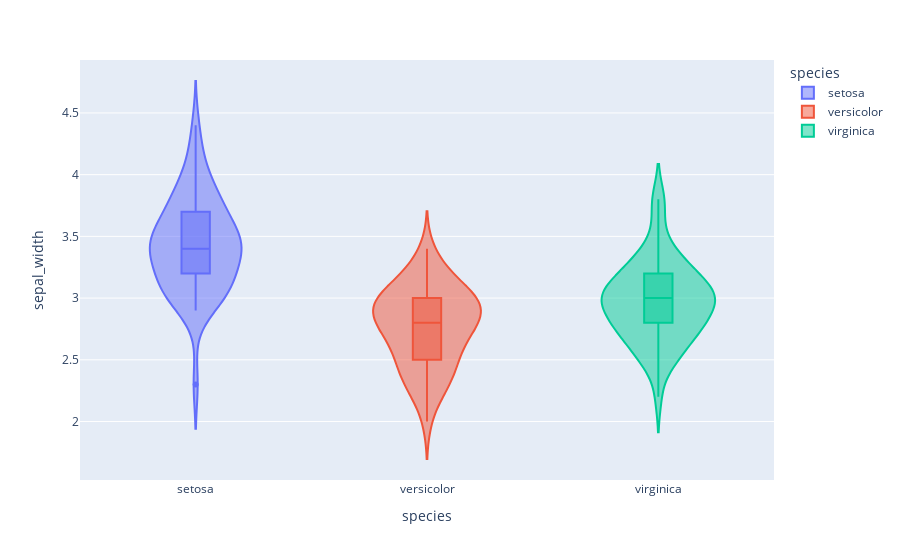

The notebook cell saved with this chart:
### Markdown cell above
# 5. Violin plot

### Code cell
# violon plot

fig5 = px.violin(df, x='species' , y='sepal_width', color = 'species', box=True)
fig5.show()
# save the plot
fig5.write_image("./output/fig5.png", scale=3)

### Figure 1 — Plotly figure (JSON) as saved in the notebook; plotly's stock layout.template omitted (floating-point values rounded to 4 significant figures)
{"data": [{"alignmentgroup": "True", "box": {"visible": true}, "hovertemplate": "species=%{x}<br>sepal_width=%{y}<extra></extra>", "legendgroup": "setosa", "marker": {"color": "#636efa"}, "name": "setosa", "offsetgroup": "setosa", "orientation": "v", "scalegroup": "True", "showlegend": true, "type": "violin", "x": ["setosa", "setosa", "setosa", "setosa", "setosa", "setosa", "setosa", "setosa", "setosa", "setosa", "setosa", "setosa", "setosa", "setosa", "setosa", "setosa", "setosa", "setosa", "setosa", "setosa", "setosa", "setosa", "setosa", "setosa", "setosa", "setosa", "setosa", "setosa", "setosa", "setosa", "setosa", "setosa", "setosa", "setosa", "setosa", "setosa", "setosa", "setosa", "setosa", "setosa", "setosa", "setosa", "setosa", "setosa", "setosa", "setosa", "setosa", "setosa", "setosa", "setosa"], "x0": " ", "xaxis": "x", "y": [3.5, 3.0, 3.2, 3.1, 3.6, 3.9, 3.4, 3.4, 2.9, 3.1, 3.7, 3.4, 3.0, 3.0, 4.0, 4.4, 3.9, 3.5, 3.8, 3.8, 3.4, 3.7, 3.6, 3.3, 3.4, 3.0, 3.4, 3.5, 3.4, 3.2, 3.1, 3.4, 4.1, 4.2, 3.1, 3.2, 3.5, 3.6, 3.0, 3.4, 3.5, 2.3, 3.2, 3.5, 3.8, 3.0, 3.8, 3.2, 3.7, 3.3], "y0": " ", "yaxis": "y"}, {"alignmentgroup": "True", "box": {"visible": true}, "hovertemplate": "species=%{x}<br>sepal_width=%{y}<extra></extra>", "legendgroup": "versicolor", "marker": {"color": "#EF553B"}, "name": "versicolor", "offsetgroup": "versicolor", "orientation": "v", "scalegroup": "True", "showlegend": true, "type": "violin", "x": ["versicolor", "versicolor", "versicolor", "versicolor", "versicolor", "versicolor", "versicolor", "versicolor", "versicolor", "versicolor", "versicolor", "versicolor", "versicolor", "versicolor", "versicolor", "versicolor", "versicolor", "versicolor", "versicolor", "versicolor", "versicolor", "versicolor", "versicolor", "versicolor", "versicolor", "versicolor", "versicolor", "versicolor", "versicolor", "versicolor", "versicolor", "versicolor", "versicolor", "versicolor", "versicolor", "versicolor", "versicolor", "versicolor", "versicolor", "versicolor", "versicolor", "versicolor", "versicolor", "versicolor", "versicolor", "versicolor", "versicolor", "versicolor", "versicolor", "versicolor"], "x0": " ", "xaxis": "x", "y": [3.2, 3.2, 3.1, 2.3, 2.8, 2.8, 3.3, 2.4, 2.9, 2.7, 2.0, 3.0, 2.2, 2.9, 2.9, 3.1, 3.0, 2.7, 2.2, 2.5, 3.2, 2.8, 2.5, 2.8, 2.9, 3.0, 2.8, 3.0, 2.9, 2.6, 2.4, 2.4, 2.7, 2.7, 3.0, 3.4, 3.1, 2.3, 3.0, 2.5, 2.6, 3.0, 2.6, 2.3, 2.7, 3.0, 2.9, 2.9, 2.5, 2.8], "y0": " ", "yaxis": "y"}, {"alignmentgroup": "True", "box": {"visible": true}, "hovertemplate": "species=%{x}<br>sepal_width=%{y}<extra></extra>", "legendgroup": "virginica", "marker": {"color": "#00cc96"}, "name": "virginica", "offsetgroup": "virginica", "orientation": "v", "scalegroup": "True", "showlegend": true, "type": "violin", "x": ["virginica", "virginica", "virginica", "virginica", "virginica", "virginica", "virginica", "virginica", "virginica", "virginica", "virginica", "virginica", "virginica", "virginica", "virginica", "virginica", "virginica", "virginica", "virginica", "virginica", "virginica", "virginica", "virginica", "virginica", "virginica", "virginica", "virginica", "virginica", "virginica", "virginica", "virginica", "virginica", "virginica", "virginica", "virginica", "virginica", "virginica", "virginica", "virginica", "virginica", "virginica", "virginica", "virginica", "virginica", "virginica", "virginica", "virginica", "virginica", "virginica", "virginica"], "x0": " ", "xaxis": "x", "y": [3.3, 2.7, 3.0, 2.9, 3.0, 3.0, 2.5, 2.9, 2.5, 3.6, 3.2, 2.7, 3.0, 2.5, 2.8, 3.2, 3.0, 3.8, 2.6, 2.2, 3.2, 2.8, 2.8, 2.7, 3.3, 3.2, 2.8, 3.0, 2.8, 3.0, 2.8, 3.8, 2.8, 2.8, 2.6, 3.0, 3.4, 3.1, 3.0, 3.1, 3.1, 3.1, 2.7, 3.2, 3.3, 3.0, 2.5, 3.0, 3.4, 3.0], "y0": " ", "yaxis": "y"}], "layout": {"legend": {"title": {"text": "species"}, "tracegroupgap": 0}, "margin": {"t": 60}, "violinmode": "overlay", "xaxis": {"anchor": "y", "categoryarray": ["setosa", "versicolor", "virginica"], "categoryorder": "array", "domain": [0, 1], "title": {"text": "species"}}, "yaxis": {"anchor": "x", "domain": [0, 1], "title": {"text": "sepal_width"}}}}
